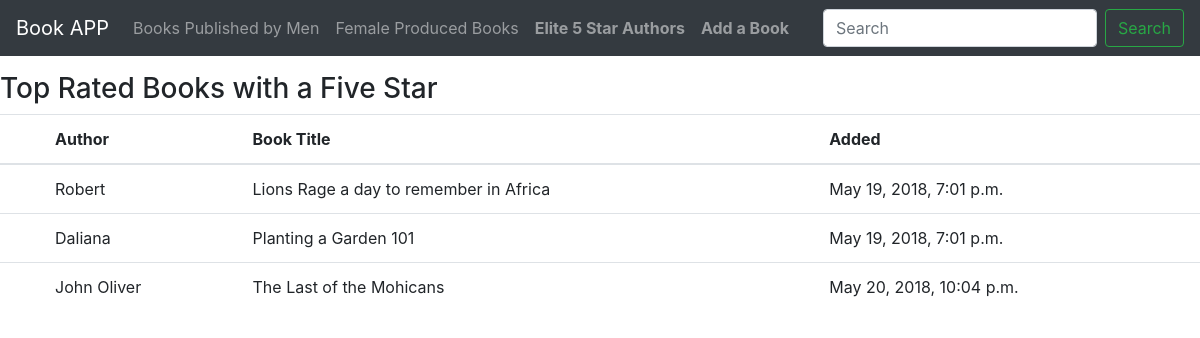
Page /five/ (signed in) on the committed database.
### bookstore/models.py (models this page shows, shortened)
class Book(models.Model):
	MALE = 'M'
	FEMALE = 'F'
	GENDER = (
		(MALE, 'Male'),
		(FEMALE, 'Female'),
	)
	ONE = 1
	TWO = 2
	THREE = 3
	FOUR = 4
	FIVE = 5
	RATING  = (
		(ONE, 'One'),
		(TWO, 'Two'),
		(THREE, 'Three'),
		(FOUR, 'Four'),
		(FIVE, 'Five'),
	)
	title = models.CharField(max_length=100)
	author = models.CharField(max_length=50)
	created = models.DateTimeField(auto_now=True)
	gender = models.CharField(
		max_length=2,
		choices=GENDER,
		null=True)
	rating = models.IntegerField(
		max_length =1,
		choices=RATING,
		null=True
	)
	objects = models.Manager()
	robert_objects = RobertManager()
	male = GenderMaleManager()
	female = GenderFemaleManager()
	five = FiveStarRatingManager()

### bookstore/views.py (the view)
# urls.py: url(r'five/$', views.five_star, name='five_star'),
@login_required
def five_star(request):
	templates = 'bookstore/five_star.html'
	five = Book.five.all()
	context = {
		'five': five
	}
	return render(request, templates,context)

### bookstore/models.py (called while the page is built)
	def get_queryset(self):
		return super(FiveStarRatingManager, self).get_queryset().filter(rating=5)

### bookstore/templates/bookstore/five_star.html (shortened to what this page needs)
{% extends 'bookstore/base.html' %}
{% block content %}
<br>
<br>
<br>
	<h3>Top Rated Books with a Five Star</h3>
<table class="table">
  <thead>
    <tr>
      <th scope="col"></th>
      <th scope="col">Author</th>
      <th scope="col">Book Title</th>
      <th scope="col">Added</th>
	 {% for n in five %}
</thead>
      <th scope="row"></th>
      <td>{{ n.author }}</td>
	  <td>{{ n.title }}</td>
      <td>{{ n.created }}</td>
	{% endfor %}
</table>
</body>
{% endblock %}

### rows in the picture
Book: author "Robert", title "Lions Rage a day to remember in Africa", created "May 19, 2018, 7:01 p.m."
Book: author "Daliana", title "Planting a Garden 101", created "May 19, 2018, 7:01 p.m."
Book: author "John Oliver", title "The Last of the Mohicans", created "May 20, 2018, 10:04 p.m."
